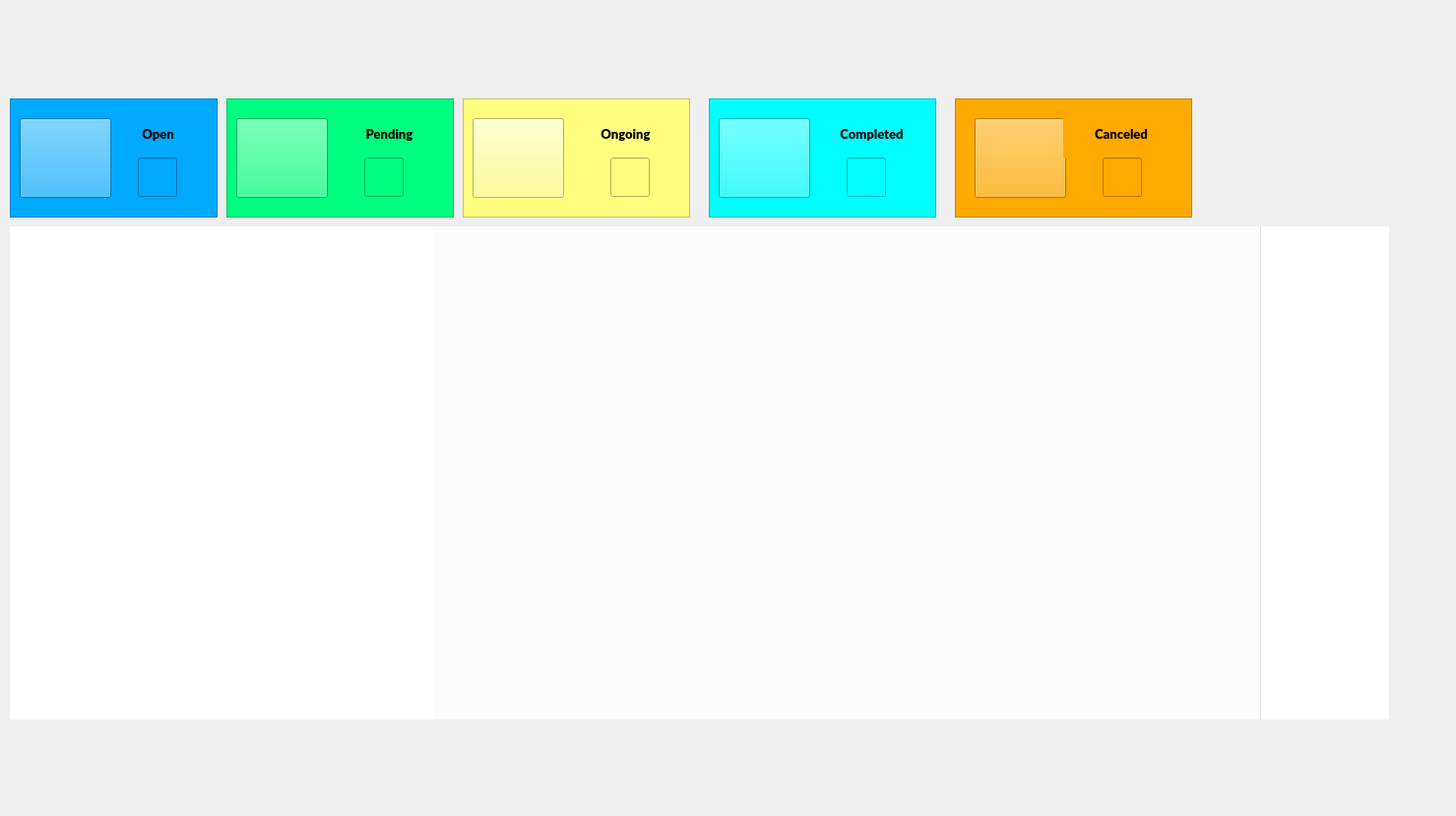
       <widget class="QWidget" name="scrollAreaWidgetContents">
        <property name="geometry">
         <rect>
          <x>0</x>
          <y>0</y>
          <width>1479</width>
          <height>829</height>
         </rect>
        </property>
        <widget class="QFrame" name="frame_5">
         <property name="geometry">
          <rect>
           <x>470</x>
           <y>100</y>
           <width>231</width>
           <height>121</height>
          </rect>
         </property>
         <property name="styleSheet">
          <string notr="true">background-color: rgb(255, 255, 255);
background-color: rgb(255, 255, 127);</string>
         </property>
         <property name="frameShape">
          <enum>QFrame::StyledPanel</enum>
         </property>
         <property name="frameShadow">
          <enum>QFrame::Raised</enum>
         </property>
         <widget class="QPushButton" name="pushButtonWorkThisMonth">
          <property name="geometry">
           <rect>
            <x>10</x>
            <y>20</y>
            <width>93</width>
            <height>81</height>
           </rect>
          </property>
          <property name="text">
           <string/>
          </property>
          <property name="icon">
           <iconset>
            <normaloff>../../Image/roundabout_10700630.png</normaloff>../../Image/roundabout_10700630.png</iconset>
          </property>
          <property name="iconSize">
           <size>
            <width>70</width>
            <height>70</height>
           </size>
          </property>
         </widget>
         <widget class="QLabel" name="label_6">
          <property name="geometry">
           <rect>
            <x>110</x>
            <y>10</y>
            <width>111</width>
            <height>51</height>
           </rect>
          </property>
          <property name="font">
           <font>
            <family>Lato Black</family>
            <pointsize>10</pointsize>
            <weight>75</weight>
            <bold>true</bold>
           </font>
          </property>
          <property name="styleSheet">
           <string notr="true">color: rgb(0, 0, 0);</string>
          </property>
          <property name="text">
           <string>Ongoing</string>
          </property>
          <property name="alignment">
           <set>Qt::AlignCenter</set>
          </property>
         </widget>
         <widget class="QLineEdit" name="lblOngoingCount">
          <property name="geometry">
           <rect>
            <x>150</x>
            <y>60</y>
            <width>40</width>
            <height>40</height>
           </rect>
          </property>
          <property name="minimumSize">
           <size>
            <width>40</width>
            <height>40</height>
           </size>
          </property>
          <property name="maximumSize">
           <size>
            <width>40</width>
            <height>40</height>
           </size>
          </property>
         </widget>
        </widget>
        <widget class="QWidget" name="chartWidget" native="true">
         <property name="geometry">
          <rect>
           <x>10</x>
           <y>230</y>
           <width>441</width>
           <height>501</height>
          </rect>
         </property>
         <property name="styleSheet">
          <string notr="true">background-color: rgb(255, 255, 255);</string>
         </property>
        </widget>
        <widget class="QWidget" name="chartWidget_2" native="true">
         <property name="geometry">
          <rect>
           <x>440</x>
           <y>230</y>
           <width>971</width>
           <height>501</height>
          </rect>
         </property>
         <property name="styleSheet">
          <string notr="true">background-color: rgb(255, 255, 255);</string>
         </property>
         <widget class="QGroupBox" name="groupBox_2">
          <property name="geometry">
           <rect>
            <x>-230</x>
            <y>-20</y>
            <width>1071</width>
            <height>621</height>
           </rect>
          </property>
          <property name="font">
           <font>
            <family>Rockwell</family>
            <pointsize>12</pointsize>
            <weight>75</weight>
            <bold>true</bold>
           </font>
          </property>
          <property name="styleSheet">
           <string notr="true">background-color: rgb(255, 255, 255);</string>
          </property>
          <property name="title">
           <string/>
          </property>
          <property name="alignment">
           <set>Qt::AlignCenter</set>
          </property>
         </widget>
        </widget>
        <widget class="QFrame" name="frame_4">
         <property name="geometry">
          <rect>
           <x>970</x>
           <y>100</y>
           <width>241</width>
           <height>121</height>
          </rect>
         </property>
         <property name="styleSheet">
          <string notr="true">background-color: rgb(255, 255, 255);
background-color: rgb(255, 0, 0);
background-color: rgb(255, 0, 0);
background-color: rgb(255, 0, 0);
background-color: rgb(170, 85, 0);
background-color: rgb(255, 170, 0);</string>
         </property>
         <property name="frameShape">
          <enum>QFrame::StyledPanel</enum>
         </property>
         <property name="frameShadow">
          <enum>QFrame::Raised</enum>
         </property>
         <widget class="QPushButton" name="pushButtonWorkStopped">
          <property name="geometry">
           <rect>
            <x>20</x>
            <y>20</y>
            <width>93</width>
            <height>81</height>
           </rect>
          </property>
          <property name="text">
           <string/>
          </property>
          <property name="icon">
           <iconset>
            <normaloff>../../Image/cancel_17437087.png</normaloff>../../Image/cancel_17437087.png</iconset>
          </property>
          <property name="iconSize">
           <size>
            <width>70</width>
            <height>70</height>
           </size>
          </property>
         </widget>
         <widget class="QLabel" name="label_7">
          <property name="geometry">
           <rect>
            <x>110</x>
            <y>10</y>
            <width>121</width>
            <height>51</height>
           </rect>
          </property>
          <property name="font">
           <font>
            <family>Lato Black</family>
            <pointsize>10</pointsize>
            <weight>75</weight>
            <bold>true</bold>
           </font>
          </property>
          <property name="styleSheet">
           <string notr="true">color: rgb(0, 0, 0);</string>
          </property>
          <property name="text">
           <string>Canceled </string>
          </property>
          <property name="alignment">
           <set>Qt::AlignCenter</set>
          </property>
         </widget>
         <widget class="QLineEdit" name="lblCanceledCount">
          <property name="geometry">
           <rect>
            <x>150</x>
            <y>60</y>
            <width>40</width>
            <height>40</height>
           </rect>
          </property>
          <property name="minimumSize">
           <size>
            <width>40</width>
            <height>40</height>
           </size>
          </property>
          <property name="maximumSize">
           <size>
            <width>40</width>
            <height>40</height>
           </size>
          </property>
         </widget>
        </widget>
        <widget class="QFrame" name="frame">
         <property name="geometry">
          <rect>
           <x>10</x>
           <y>100</y>
           <width>211</width>
           <height>121</height>
          </rect>
         </property>
         <property name="styleSheet">
          <string notr="true">background-color: rgb(255, 255, 255);
background-color: rgb(0, 170, 255);</string>
         </property>
         <property name="frameShape">
          <enum>QFrame::StyledPanel</enum>
         </property>
         <property name="frameShadow">
          <enum>QFrame::Raised</enum>
         </property>
         <widget class="QLabel" name="label_4">
          <property name="geometry">
           <rect>
            <x>110</x>
            <y>10</y>
            <width>81</width>
            <height>51</height>
           </rect>
          </property>
          <property name="font">
           <font>
            <family>Lato Black</family>
            <pointsize>10</pointsize>
            <weight>75</weight>
            <bold>true</bold>
           </font>
          </property>
          <property name="styleSheet">
           <string notr="true">color: rgb(0, 0, 0);</string>
          </property>
          <property name="text">
           <string>Open</string>
          </property>
          <property name="alignment">
           <set>Qt::AlignCenter</set>
          </property>
         </widget>
         <widget class="QLineEdit" name="lblOpenCount">
          <property name="geometry">
           <rect>
            <x>130</x>
            <y>60</y>
            <width>40</width>
            <height>40</height>
           </rect>
          </property>
          <property name="minimumSize">
           <size>
            <width>40</width>
            <height>40</height>
           </size>
          </property>
          <property name="maximumSize">
           <size>
            <width>40</width>
            <height>40</height>
           </size>
          </property>
         </widget>
         <widget class="QPushButton" name="pushButtonWorkToday">
          <property name="geometry">
           <rect>
            <x>10</x>
            <y>20</y>
            <width>93</width>
            <height>81</height>
           </rect>
          </property>
          <property name="text">
           <string/>
          </property>
          <property name="icon">
           <iconset>
            <normaloff>../../Image/circle_14025219.png</normaloff>../../Image/circle_14025219.png</iconset>
          </property>
          <property name="iconSize">
           <size>
            <width>70</width>
            <height>70</height>
           </size>
          </property>
         </widget>
        </widget>
        <widget class="QFrame" name="frame_6">
         <property name="geometry">
          <rect>
           <x>230</x>
           <y>100</y>
           <width>231</width>
           <height>121</height>
          </rect>
         </property>
         <property name="styleSheet">
          <string notr="true">background-color: rgb(255, 255, 255);
background-color: rgb(0, 255, 127);</string>
         </property>
         <property name="frameShape">
          <enum>QFrame::StyledPanel</enum>
         </property>
         <property name="frameShadow">
          <enum>QFrame::Raised</enum>
         </property>
         <widget class="QPushButton" name="pushButtonWorkThisWeek">
          <property name="geometry">
           <rect>
            <x>10</x>
            <y>20</y>
            <width>93</width>
            <height>81</height>
           </rect>
          </property>
          <property name="text">
           <string/>
          </property>
          <property name="icon">
           <iconset>
            <normaloff>../../Image/clock_16180409.png</normaloff>../../Image/clock_16180409.png</iconset>
          </property>
          <property name="iconSize">
           <size>
            <width>70</width>
            <height>70</height>
           </size>
          </property>
         </widget>
         <widget class="QLabel" name="label_5">
          <property name="geometry">
           <rect>
            <x>110</x>
            <y>10</y>
            <width>111</width>
            <height>51</height>
           </rect>
          </property>
          <property name="font">
           <font>
            <family>Lato Black</family>
            <pointsize>10</pointsize>
            <weight>75</weight>
            <bold>true</bold>
           </font>
          </property>
          <property name="styleSheet">
           <string notr="true">color: rgb(0, 0, 0);</string>
          </property>
          <property name="text">
           <string>Pending</string>
          </property>
          <property name="alignment">
           <set>Qt::AlignCenter</set>
          </property>
         </widget>
         <widget class="QLineEdit" name="lblPendingCount">
          <property name="geometry">
           <rect>
            <x>140</x>
            <y>60</y>
            <width>40</width>
            <height>40</height>
           </rect>
          </property>
          <property name="minimumSize">
           <size>
            <width>40</width>
            <height>40</height>
           </size>
          </property>
          <property name="maximumSize">
           <size>
            <width>40</width>
            <height>40</height>
           </size>
          </property>
         </widget>
         <widget class="QLineEdit" name="lblOpenCount_3">
          <property name="geometry">
           <rect>
            <x>390</x>
            <y>60</y>
            <width>40</width>
            <height>40</height>
           </rect>
          </property>
          <property name="minimumSize">
           <size>
            <width>40</width>
            <height>40</height>
           </size>
          </property>
          <property name="maximumSize">
           <size>
            <width>40</width>
            <height>40</height>
           </size>
          </property>
         </widget>
         <widget class="QLineEdit" name="lblOpenCount_4">
          <property name="geometry">
           <rect>
            <x>630</x>
            <y>50</y>
            <width>40</width>
            <height>40</height>
           </rect>
          </property>
          <property name="minimumSize">
           <size>
            <width>40</width>
            <height>40</height>
           </size>
          </property>
          <property name="maximumSize">
           <size>
            <width>40</width>
            <height>40</height>
           </size>
          </property>
         </widget>
        </widget>
        <widget class="QFrame" name="frame_7">
         <property name="geometry">
          <rect>
           <x>720</x>
           <y>100</y>
           <width>231</width>
           <height>121</height>
          </rect>
         </property>
         <property name="styleSheet">
          <string notr="true">background-color: rgb(255, 255, 255);
background-color: rgb(0, 255, 255);</string>
         </property>
         <property name="frameShape">
          <enum>QFrame::StyledPanel</enum>
         </property>
         <property name="frameShadow">
          <enum>QFrame::Raised</enum>
         </property>
         <widget class="QPushButton" name="pushButtonWorkThisMonth_2">
          <property name="geometry">
           <rect>
            <x>10</x>
            <y>20</y>
            <width>93</width>
            <height>81</height>
           </rect>
          </property>
          <property name="styleSheet">
           <string notr="true">background-color: rgb(0, 255, 255);</string>
          </property>
          <property name="text">
           <string/>
          </property>
          <property name="icon">
           <iconset>
            <normaloff>../../Image/circle_14026656.png</normaloff>../../Image/circle_14026656.png</iconset>
          </property>
          <property name="iconSize">
           <size>
            <width>70</width>
            <height>70</height>
           </size>
          </property>
         </widget>
         <widget class="QLabel" name="label_9">
          <property name="geometry">
           <rect>
            <x>110</x>
            <y>10</y>
            <width>111</width>
            <height>51</height>
           </rect>
          </property>
          <property name="font">
           <font>
            <family>Lato Black</family>
            <pointsize>10</pointsize>
            <weight>75</weight>
            <bold>true</bold>
           </font>
          </property>
          <property name="styleSheet">
           <string notr="true">color: rgb(0, 0, 0);</string>
          </property>
          <property name="text">
           <string>Completed</string>
          </property>
          <property name="alignment">
           <set>Qt::AlignCenter</set>
          </property>
         </widget>
         <widget class="QLineEdit" name="lblCompletedCount">
          <property name="geometry">
           <rect>
            <x>140</x>
            <y>60</y>
            <width>40</width>
            <height>40</height>
           </rect>
          </property>
          <property name="minimumSize">
           <size>
            <width>40</width>
            <height>40</height>
           </size>
          </property>
          <property name="maximumSize">
           <size>
            <width>40</width>
            <height>40</height>
           </size>
          </property>
         </widget>
        </widget>
        <widget class="QLabel" name="labelWelcome">
         <property name="geometry">
          <rect>
           <x>10</x>
           <y>10</y>
           <width>1301</width>
           <height>81</height>
          </rect>
         </property>
         <property name="font">
          <font>
           <pointsize>-1</pointsize>
           <weight>75</weight>
           <bold>true</bold>
          </font>
         </property>
         <property name="styleSheet">
          <string notr="true">QLabel {
    font-size: 20px;
    font-weight: bold;
    color: white;
    padding: 15px;
    border-radius: 10px;
    background: qlineargradient(
        x1:0, y1:0, x2:1, y2:0,
        stop:0 #36D1DC,
        stop:1 #5B86E5
    );
}</string>
         </property>
         <property name="text">
          <string/>
         </property>
         <property name="alignment">
          <set>Qt::AlignCenter</set>
         </property>
        </widget>
       </widget>
